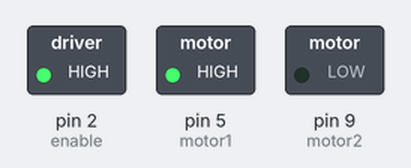
Bench run of a sketch on a simulated Arduino Uno, built with avr-gcc and run on an emulated ATmega328P. Shown: switched loads named in the sketch (green lamp = pin HIGH).

Above: at 1.0 s.
At 3.0 s:
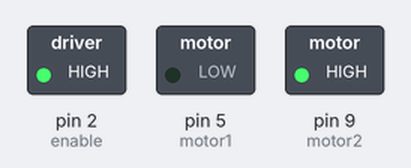
Timing chart, 0 to 5.2 s (numbered marks = the images above):
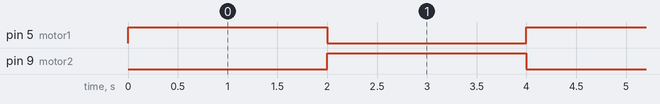

Measured:
- by itself, pin 5 (motor1), pin 9 (motor2): alternates HIGH for 2.0 s and LOW for 2.0 s

The sketch:

Motor_L293D.ino
```cpp
int enable = 2;
int motor1 = 5;
int motor2 = 9;

void setup() {
  pinMode(enable, OUTPUT);
  pinMode(motor1, OUTPUT);
  pinMode(motor2, OUTPUT);

  digitalWrite(enable, HIGH);
}

void loop() {
  digitalWrite(motor1,HIGH);
  digitalWrite(motor2,LOW);
  delay(2000);

  digitalWrite(motor2,HIGH);
  digitalWrite(motor1,LOW);
  delay(2000);

}
```
